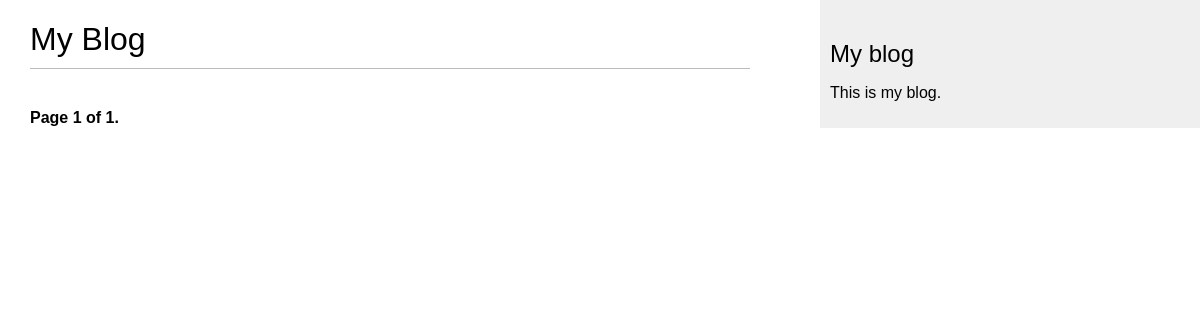
/blog/, run on an earlier commit of the app's database.
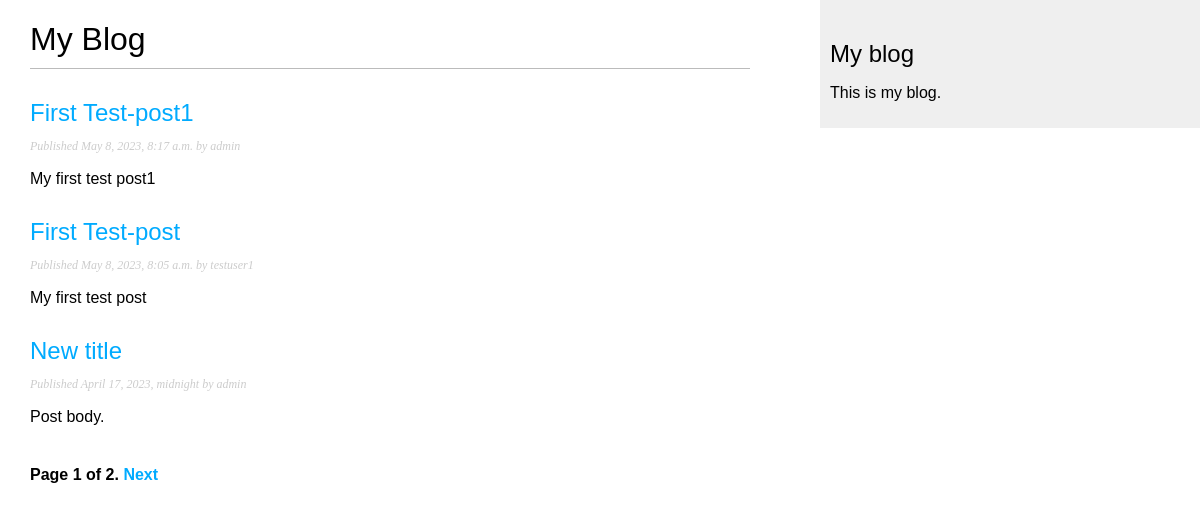
And on a later commit of the database.
### blog/models.py (models this page shows, shortened)
class Post(models.Model):
    STATUS_CHOICES = (
        ('draft', 'Draft'),
        ('published', 'Published'),
    )
    title = models.CharField(max_length=250)
    slug = models.SlugField(max_length=250,
                            unique_for_date='publish')
    author = models.ForeignKey(User,
                               on_delete=models.CASCADE,
                               related_name='blog_posts')
    body = models.TextField()
    publish = models.DateTimeField(default=timezone.now)
    created = models.DateTimeField(auto_now_add=True)
    updated = models.DateTimeField(auto_now=True)
    status = models.CharField(max_length=10,
                              choices=STATUS_CHOICES,
                              default='draft')
    objects = models.Manager() # The default manager.
    published = PublishedManager() # Our custom manager.
    class Meta:
        ordering = ('-publish',)
    def get_absolute_url(self):
        return reverse('blog:post_detail',
                       args=[self.publish.year,
                             self.publish.month,
                             self.publish.day,
                             self.slug])

### blog/views.py (the view)
# urls.py: path('', views.post_list, name='post_list'),
def post_list(request):
    object_list = Post.published.all()
    paginator = Paginator(object_list, 3) # 3 posts in each page
    page = request.GET.get('page')
    try:
        posts = paginator.page(page)
    except PageNotAnInteger:
        posts = paginator.page(1)
    except EmptyPage:
        posts = paginator.page(paginator.num_pages)
    return render(request, 'blog/post/list.html', {'page': page, 'posts': posts})

### blog/models.py (called while the page is built)
    def get_queryset(self):
        return super(PublishedManager, self).get_queryset().filter(status='published')

### blog/templates/blog/post/list.html (shortened to what this page needs)
{% extends "blog/base.html" %}
{% block content %}
  <h1>My Blog</h1>
  {% for post in posts %}
    <h2>
      <a href="{{ post.get_absolute_url }}">
        {{ post.title }}
      </a>
    </h2>
    <p class="date">
      Published {{ post.publish }} by {{ post.author }}
    </p>
    {{ post.body|truncatewords:30|linebreaks }}
  {% endfor %}
  {% include "pagination.html" with page=posts %}
{% endblock %}

### blog/templates/blog/base.html (shortened to what this page needs)
{% load static %}
<!DOCTYPE html>
<html>
<head>
  <link href="{% static "css/blog.css" %}" rel="stylesheet">
</head>
<body>
  <div id="content">
    {% block content %}
    {% endblock %}
  </div>
  <div id="sidebar">
    <h2>My blog</h2>
      <p>This is my blog.</p>
  </div>
</body>
</html>

### blog/templates/pagination.html (shortened to what this page needs)
<div class="pagination">
  <span class="step-links">
    <span class="current">
      Page {{ page.number }} of {{ page.paginator.num_pages }}.
    </span>
      {% if page.has_next %}
        <a href="?page={{ page.next_page_number }}">Next</a>
      {% endif %}
  </span>
</div>

### blog/static/css/blog.css (style rules this page uses)
body { margin:0; padding:0; font-family:helvetica, sans-serif; }
a { color:#00abff; text-decoration:none; }
h1 { font-weight:normal; border-bottom:1px solid #bbb; padding:0 0 10px 0; }
h2 { font-weight:normal; margin:30px 0 0; }
#content { float:left; width:60%; padding:0 0 0 30px; }
#sidebar { float:right; width:30%; padding:10px; background:#efefef; height:100%; }
p.date { color:#ccc; font-family: georgia, serif; font-size: 12px; font-style: italic; }
.pagination { margin:40px 0; font-weight:bold; }

What changed in the data, as far as the page shows it:
added Post: title "First Test-post1", publish "May 8, 2023, 8:17 a.m.", author "admin", body "My first test post1"
added Post: title "First Test-post", publish "May 8, 2023, 8:05 a.m.", author "testuser1", body "My first test post"
now on this page (row edited): Post: title "New title", publish "April 17, 2023, midnight", author "admin", body "Post body."
Also different on the page:
{{ page.paginator.num_pages }}: "1" → "2"
text now shown: "Next"
